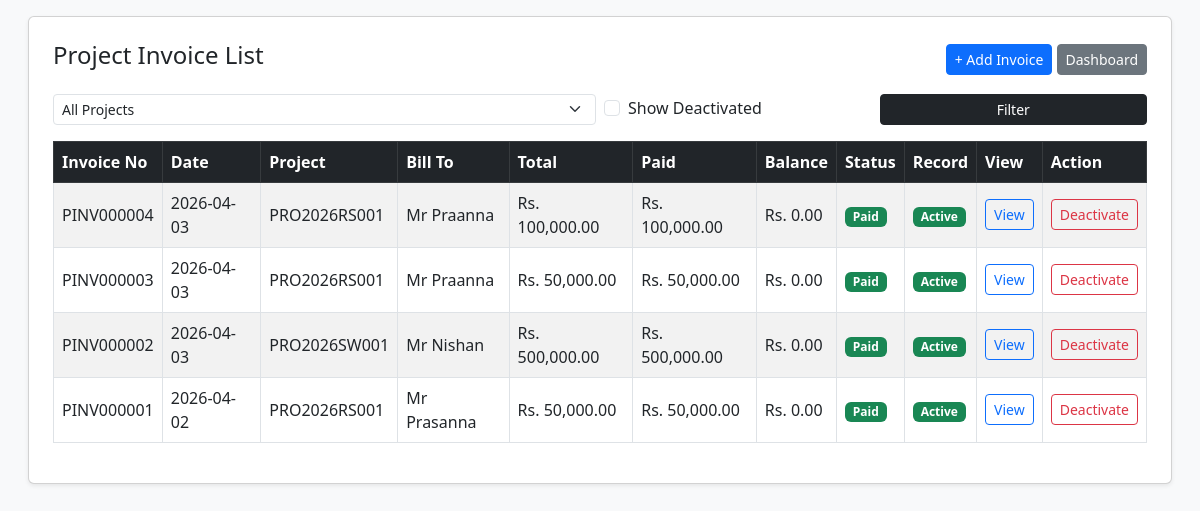
Page /project-invoices/ (signed in) on the earlier database version.
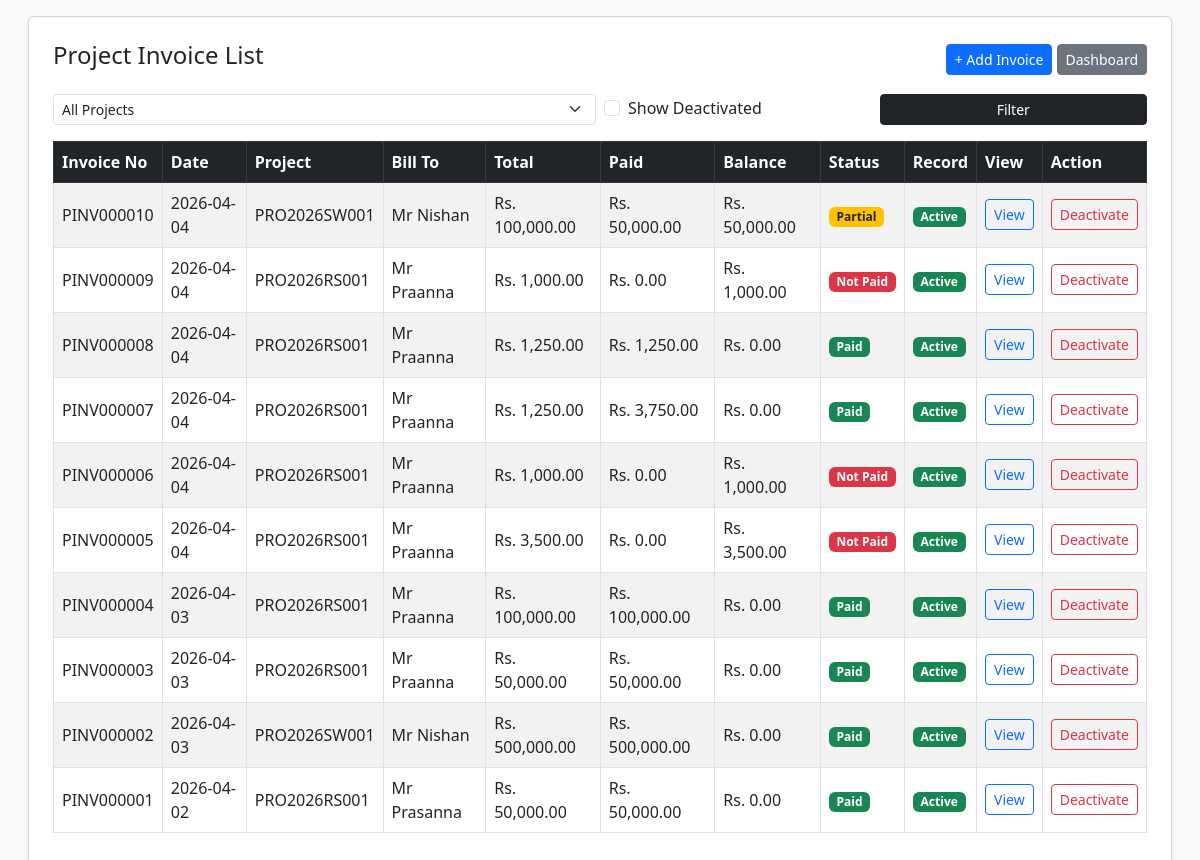
Same page on the later database version.
### pos/models.py (models this page shows, shortened)
class ProjectInvoice(models.Model):
    INVOICE_TYPE_CHOICES = [
        ("advance", "Advance"),
        ("installment", "Installment"),
        ("final", "Final Payment"),
        ("other", "Other"),
    ]
    STATUS_CHOICES = [
        ("unpaid", "Unpaid"),
        ("partial", "Partial"),
        ("paid", "Paid"),
    ]
    project = models.ForeignKey(Project, on_delete=models.CASCADE, related_name="project_invoices")
    invoice_no = models.CharField(max_length=50, unique=True, blank=True, null=True)
    invoice_date = models.DateField(default=timezone.now)
    bill_to_name = models.CharField(max_length=200, blank=True, null=True)
    bill_to_address = models.TextField(blank=True, null=True)
    invoice_type = models.CharField(max_length=20, choices=INVOICE_TYPE_CHOICES, default="advance")
    description = models.CharField(max_length=255)
    qty = models.DecimalField(max_digits=12, decimal_places=2, default=1)
    item_code = models.CharField(max_length=50, blank=True, null=True)
    price_each = models.DecimalField(max_digits=12, decimal_places=2, default=0)
    total_amount = models.DecimalField(max_digits=12, decimal_places=2, default=0)
    paid_amount = models.DecimalField(max_digits=12, decimal_places=2, default=0)
    balance_amount = models.DecimalField(max_digits=12, decimal_places=2, default=0)
    status = models.CharField(max_length=20, choices=STATUS_CHOICES, default="unpaid")
    note = models.TextField(blank=True, null=True)
    is_active = models.BooleanField(default=True)
    inactive_at = models.DateTimeField(blank=True, null=True)
    inactive_by = models.ForeignKey(
        User,
        on_delete=models.SET_NULL,
        null=True,
        blank=True,
        related_name="inactive_project_invoices"
    )
    inactive_reason = models.TextField(blank=True, null=True)
    created_by = models.ForeignKey(
        User,
        on_delete=models.SET_NULL,
        null=True,
        related_name="created_project_invoices"
    )
    created_at = models.DateTimeField(auto_now_add=True)
    class Meta:
        ordering = ["-invoice_date", "-id"]

class Project(models.Model):
    PROJECT_TYPE_CHOICES = [
        ("BL", "Building"),
        ("SW", "Swimming Pool"),
        ("RS", "Retail Shop"),
    ]
    project_id = models.CharField(max_length=50, unique=True)
    project_name = models.CharField(max_length=200)
    project_type = models.CharField(max_length=10, choices=PROJECT_TYPE_CHOICES)
    client_name = models.CharField(max_length=200)
    location = models.CharField(max_length=200, blank=True, null=True)
    estimated_value = models.DecimalField(max_digits=12, decimal_places=2, default=0)
    status = models.CharField(max_length=20, default="active")
    created_by = models.ForeignKey(User, on_delete=models.SET_NULL, null=True)
    created_at = models.DateTimeField(auto_now_add=True)
    is_active = models.BooleanField(default=True)
    updated_at = models.DateTimeField(auto_now=True)
    updated_by = models.ForeignKey(
        User,
        on_delete=models.SET_NULL,
        null=True,
        blank=True,
        related_name="updated_projects"
    )
    class Meta:
        ordering = ["-created_at"]

### pos/views.py (the view)
# urls.py: path('project-invoices/', views.project_invoice_list, name='project_invoice_list'),
@user_passes_test(can_use_income)
def project_invoice_list(request):
    project_id = request.GET.get("project")
    show_inactive = request.GET.get("show_inactive") == "1"
    invoices = ProjectInvoice.objects.select_related(
        "project", "created_by"
    ).order_by("-invoice_date", "-id")
    if not show_inactive:
        invoices = invoices.filter(is_active=True)
    if project_id:
        invoices = invoices.filter(project_id=project_id)
    projects = Project.objects.filter(is_active=True).order_by("-id")
    return render(request, "pos/project_invoice_list.html", {
        "invoices": invoices,
        "projects": projects,
        "selected_project": project_id,
        "show_inactive": show_inactive,
        "is_owner": is_owner(request.user),
    })

### pos/templatetags/currency_filters.py (called while the page is built)
@register.filter
def money(value):
    try:
        if value in (None, ""):
            value = Decimal("0")
        value = Decimal(str(value))
        return f"{value:,.2f}"
    except (InvalidOperation, ValueError, TypeError):
        return "0.00"

### pos/views.py (called while the page is built)
def is_owner(user):
    return user.is_superuser or user.groups.filter(name__iexact="Owner").exists()

def can_use_income(user):
    return is_owner(user) or is_cashier(user)

### pos/templates/pos/project_invoice_list.html (shortened to what this page needs)
{% load currency_filters %}
<!DOCTYPE html>
<html>
<head>
    <link href="https://cdn.jsdelivr.net/npm/bootstrap@5.3.0/dist/css/bootstrap.min.css" rel="stylesheet">
</head>
<body class="p-3 bg-light">
<div class="container-fluid">
    <div class="card shadow-sm p-3 p-md-4">
        <div class="d-flex justify-content-between align-items-center mb-3">
            <h4>Project Invoice List</h4>
            <div>
                <a href="{% url 'add_project_invoice' %}" class="btn btn-primary btn-sm">+ Add Invoice</a>
                <a href="{% url 'dashboard' %}" class="btn btn-secondary btn-sm">Dashboard</a>
            </div>
        </div>
        <form method="get" class="row g-2 mb-3">
            <div class="col-md-6">
                <select name="project" class="form-select form-select-sm">
                    <option value="">All Projects</option>
                </select>
            </div>
            {% if is_owner %}
            <div class="col-md-3 d-flex align-items-center">
                <div class="form-check">
                    <input class="form-check-input" type="checkbox" name="show_inactive" value="1" id="showInactive"
                           {% if show_inactive %}checked{% endif %}>
                    <label class="form-check-label" for="showInactive">
                        Show Deactivated
                    </label>
                </div>
            </div>
            {% endif %}
            <div class="col-md-3">
                <button class="btn btn-dark btn-sm w-100">Filter</button>
            </div>
        </form>
        <div class="table-responsive">
            <table class="table table-bordered table-striped bg-white align-middle">
                <thead class="table-dark">
                    <tr>
                        <th>Invoice No</th>
                        <th>Date</th>
                        <th>Project</th>
                        <th>Bill To</th>
                        <th>Total</th>
                        <th>Paid</th>
                        <th>Balance</th>
                        <th>Status</th>
                        <th>Record</th>
                        <th>View</th>
                        {% if is_owner %}
                        <th>Action</th>
                        {% endif %}
                    </tr>
                </thead>
                <tbody>
                    {% for invoice in invoices %}
                    <tr {% if not invoice.is_active %}class="table-danger"{% endif %}>
                        <td>{{ invoice.invoice_no }}</td>
                        <td>{{ invoice.invoice_date|date:"Y-m-d" }}</td>
                        <td>{{ invoice.project.project_id }}</td>
                        <td>{{ invoice.bill_to_name|default:"-" }}</td>
                        <td>Rs. {{ invoice.total_amount|money }}</td>
                        <td>Rs. {{ invoice.paid_amount|money }}</td>
                        <td>Rs. {{ invoice.balance_amount|money }}</td>
                        <td>
                            {% if invoice.status == "paid" %}
                                <span class="badge bg-success">Paid</span>
                            {% elif invoice.status == "partial" %}
                                <span class="badge bg-warning text-dark">Partial</span>
                            {% else %}
                                <span class="badge bg-danger">Not Paid</span>
                            {% endif %}
                        </td>
                        <td>
                            {% if invoice.is_active %}
                                <span class="badge bg-success">Active</span>
                            {% else %}
                                <span class="badge bg-danger">Deactivated</span>
                            {% endif %}
                        </td>
                        <td>
                            <a href="{% url 'project_invoice_detail' invoice.id %}" class="btn btn-sm btn-outline-primary">View</a>
                        </td>
                        {% if is_owner %}
                        <td>
                            {% if invoice.is_active %}
                                <a href="{% url 'delete_project_invoice' invoice.id %}"
                                   class="btn btn-sm btn-outline-danger"
                                   onclick="return confirm('Deactivate this invoice?')">
                                   Deactivate
                                </a>
                            {% else %}
                                <span class="badge bg-danger">Deactivated</span>
                            {% endif %}
                        </td>
                        {% endif %}
                    </tr>
                    {% empty %}
                    <tr>
                        <td colspan="{% if is_owner %}11{% else %}10{% endif %}" class="text-center">No invoices found</td>
                    </tr>
                    {% endfor %}
                </tbody>
            </table>
        </div>
    </div>
</div>
</body>
</html>

Differences in the rows shown:
added ProjectInvoice: invoice_no "PINV000010", invoice_date "2026-04-04", project.project_id "PRO2026SW001", bill_to_name "Mr Nishan", total_amount "100,000.00", paid_amount "50,000.00", balance_amount "50,000.00", status "Partial", is_active "Active"
added ProjectInvoice: invoice_no "PINV000009", invoice_date "2026-04-04", project.project_id "PRO2026RS001", bill_to_name "Mr Praanna", total_amount "1,000.00", paid_amount "0.00", balance_amount "1,000.00", status "Not Paid", is_active "Active"
added ProjectInvoice: invoice_no "PINV000008", invoice_date "2026-04-04", project.project_id "PRO2026RS001", bill_to_name "Mr Praanna", total_amount "1,250.00", paid_amount "1,250.00", balance_amount "0.00", status "Paid", is_active "Active"
added ProjectInvoice: invoice_no "PINV000007", invoice_date "2026-04-04", project.project_id "PRO2026RS001", bill_to_name "Mr Praanna", total_amount "1,250.00", paid_amount "3,750.00", balance_amount "0.00", status "Paid", is_active "Active"
added ProjectInvoice: invoice_no "PINV000006", invoice_date "2026-04-04", project.project_id "PRO2026RS001", bill_to_name "Mr Praanna", total_amount "1,000.00", paid_amount "0.00", balance_amount "1,000.00", status "Not Paid", is_active "Active"
added ProjectInvoice: invoice_no "PINV000005", invoice_date "2026-04-04", project.project_id "PRO2026RS001", bill_to_name "Mr Praanna", total_amount "3,500.00", paid_amount "0.00", balance_amount "3,500.00", status "Not Paid", is_active "Active"
